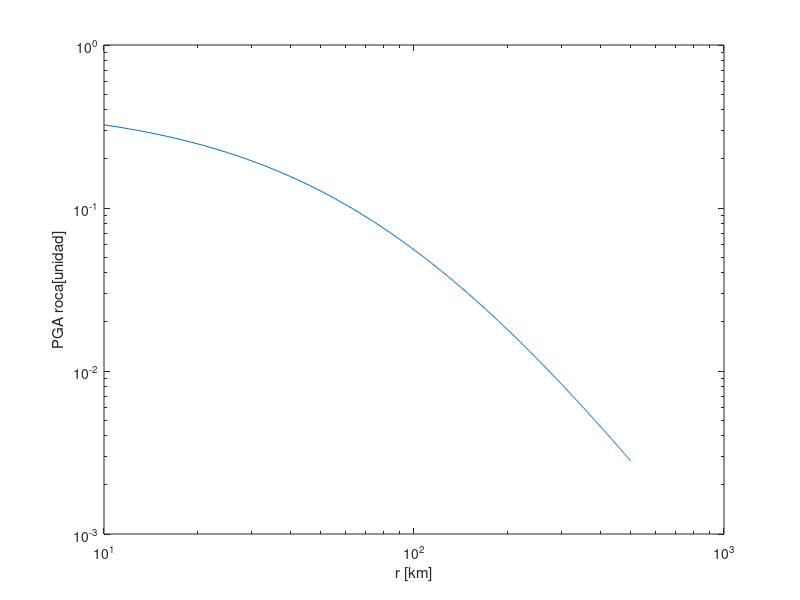

MATLAB code to generate this figure: (Note: this script raises an error after producing the figure.)
%% Inicializar
clear variables
close all
clc
%% P1
%% P1.1
% Graficar PGA promedio esperado para un terremoto tipo interplaca vs la
% distancia r, con las condiciones
% H = 37 km; r = 10:1:500; Mw = [7.0;8.0;8.8]
% Comparar resultados
C1_rock = 0.00;
C2_rock = 0.00;
C3_rock = -2.552;
C4_rock = 1.45; % * Standard deviation for magnitud greater than 8 is equal to the value for magnitud equal to 8
C5_rock = -0.1; % *

% Para suelo (soil)
C1_soil = 0.00;
C2_soil = 0.00;
C3_soil = -2.329;
C4_soil = 1.45;
C5_soil = -0.1;

Zt_var = 0;
H_var = 37;
Mw_vector = [7.0; 8.0; 8.8];
r = (10:1:500).';

for Mw = 1:3
    Mw_var = Mw_vector(Mw,1);
    for r_var = 1:length(r)
        puntos_rock(r_var,Mw) = exp(0.2418 + 1.414*Mw_var + C1_rock + C2_rock*(10-Mw_var)^3 + C3_rock*log(r(r_var,1) + 1.7818*exp(0.544*Mw_var)) + 0.00607*H_var + 0.3846*Zt_var);
        puntos_soil(r_var,Mw) = exp(-0.6687 + 1.438*Mw_var + C1_soil + C2_soil*(10-Mw_var)^3 + C3_soil*log(r(r_var,1) + 1.097*exp(0.617*Mw_var)) + 0.00648*H_var + 0.3643*Zt_var);
    end
    fprintf('Mw %f Roca \n',Mw_var)

    figure
    loglog(r,puntos_rock(:,Mw))
    xlabel('r [km]')
    ylabel('PGA roca[unidad]')
    title('PGA para roca, sismo magnitud', Mw_var)

    fprintf('Mw %f Suelo \n',Mw_var)
    figure
    loglog(r,puntos_soil(:,Mw))
    xlabel('r [km]')
    ylabel('PGA suelo[unidad]')
    title('PGA para suelo, sismo magnitud', Mw_var)
end


%% P1.2
% Para un periodo de $T_n = 2.0 [sec]$ y un amortiguamiento de $\xi = 0.05$

% Para roca
C1_rock = -3.328;
C2_rock = -0.0080;
C3_rock = -2.1070;
C4_rock = 1.55;
C5_rock = -0.1;

% Para suelo
C1_soil = -6.433;
C2_soil = -0.0164;
C3_soil = -1.290;
C4_soil = 1.55;
C5_soil = -0.1;

for Mw = 1:3
    Mw_var = Mw_vector(Mw,1);
    for r_var = 1:length(r)
        puntos_rock(r_var,Mw) = exp(0.2418 + 1.414*Mw_var + C1_rock + C2_rock*(10-Mw_var)^3 + C3_rock*log(r(r_var,1) + 1.7818*exp(0.544*Mw_var)) + 0.00607*H_var + 0.3846*Zt_var);
        puntos_soil(r_var,Mw) = exp(-0.6687 + 1.438*Mw_var + C1_soil + C2_soil*(10-Mw_var)^3 + C3_soil*log(r(r_var,1) + 1.097*exp(0.617*Mw_var)) + 0.00648*H_var + 0.3643*Zt_var);
    end
    fprintf('Mw %f Roca \n',Mw_var)

    figure
    loglog(r,puntos_rock(:,Mw))
    xlabel('r [km]')
    ylabel('PGA roca[unidad]')
    title('PGA para roca, sismo magnitud', Mw_var)

    fprintf('Mw %f Suelo \n',Mw_var)
    figure
    loglog(r,puntos_soil(:,Mw))
    xlabel('r [km]')
    ylabel('PGA suelo[unidad]')
    title('PGA para suelo, sismo magnitud', Mw_var)
end

%% P1.3
% No sé hacerla xd


%% P2
% Está en Excel completa


%% P3
%% P3.a
% Definir fRM(r)
r_min = 7.2; % km
L1 = 34.4; % km
L2 = 62.3; % km
L = 96.7; % km

% Definr fRM(r)
% La vamos a definir en función de 'l' para que quede con los subcasos
syms r l r1 r2
% fRM(r,l) = piecewise(and(l<L1,L1<L2),piecewise(r == r_min,l/(L-l),and(r<r1,r>r_min),2*(L1-l)/(L-l),and(r<r2,r>r1),(L-2*L1)/(L-l)),and(L1<l,l<L2),piecewise(r==r_min,L1/(L-l),and(r2>r,r>r_min),(L2-l)/(L-l)),and(l>L2,L2>L1),1);

% l<L1,L1<L2
fRM1 = piecewise(r == r_min,l/(L-l),and(r<=r1,r>r_min),r/((L-l)*sqrt(r^2-r_min^2)),and(r<=r2,r>r1),r/((L-l)*sqrt(r^2-r_min^2)));
r11 = (r_min^2+(L1-l)^2)^0.5;
r12 = (r_min^2+(L2-l)^2)^0.5;
% L1<l<L2
fRM2= piecewise(r==r_min,L1/(L-l),and(r2>=r,r>=r_min),r/((L-l)*sqrt(r^2-r_min^2)));
r22 = (r_min^2+(L2-l)^2)^0.5;
% L1<L2<l
fRM3 = piecewise(r==r_min,1,~(r==r_min),0);

%% P3.b
% En Excel
Mmax = 7.38;                                    % Magnitud de momento máxima (con L = 96.7) que la falla es capaz de producir

%% P3.c
% En Excel
l_vals = [43.72; 12.43; 6.62; 1.882]; %km
magn = [0.95*Mmax; 0.85*Mmax; 0.8*Mmax;0.7*Mmax];

%% P3.d

for i = 1:length(l_vals)
    l_val = l_vals(i,1);
    if and(l_val<=L1,l_val<L2)
        fRMj(i,2) = subs(r12,l,l_val);                                          % Coordenada 2 es el límite r2
        fRMj(i,3) = subs(r11,l,l_val);                                          % Coordenada 3 es r1
        fRMj(i,1) = subs(subs(subs(fRM1,l,l_val),r1,fRMj(i,3)),r2,fRMj(i,2));   % Coordenada 1 es fR(r), tiene r1 y r2
    elseif and(l_val>L1, l_val<=L2)
        fRMj(i,2) = subs(r22,l,l_val);                                          % Coordenada 2 es el límite r2  
        fRMj(i,1) = subs(subs(fRM2,l,l_val),r2,fRMj(i,2));                      % Coordenada 1 es fR(r), tiene r1, no tiene r2  
    elseif l_val>L2
        fRMj(i,1) = subs(fRM3,l,l_val);                                         % Coordenada 1 es fR(r), no tiene ni r1 ni r2
    end
end
clear l_val
close all
figure
hold on
grid on
fplot(fRMj(1,1),[r_min fRMj(1,2)])
fplot(fRMj(2,1),[r_min fRMj(2,2)])
fplot(fRMj(3,1),[r_min fRMj(3,2)])
fplot(fRMj(4,1),[r_min fRMj(4,2)])
xlabel('r [km]')
ylabel('fRM(r)')
legend(['l = 43.72km; Magn = 7.01', 'l = 12.42km; Magn = 6.27', 'l = 6.62km; Magn = 5.90', 'l = 1.88km; Magn = 5.16'])

%% P3.e

